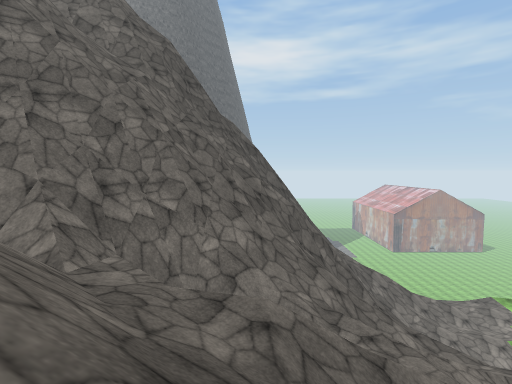
view 1 (above)

15 first-person views from a walk through a Unity game level. The camera is 1.2 m above the floor, tilts 4° down and sees 85° across. The floor is counted in squares, 2 m on a side. Each view is taken from the middle of a square. On the plan, view 1 faces up. The plan holds only what a view shows up to about 9 squares ahead; the rest is blank. The place goes on beyond the plan. Some surface patterns are stand-ins.

view 2
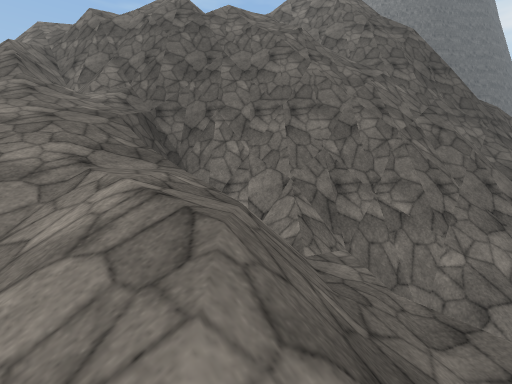

view 3
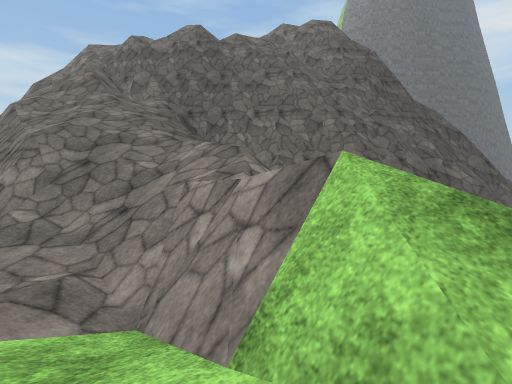

view 4
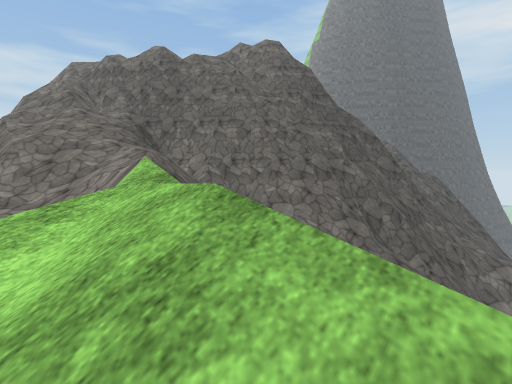

view 5
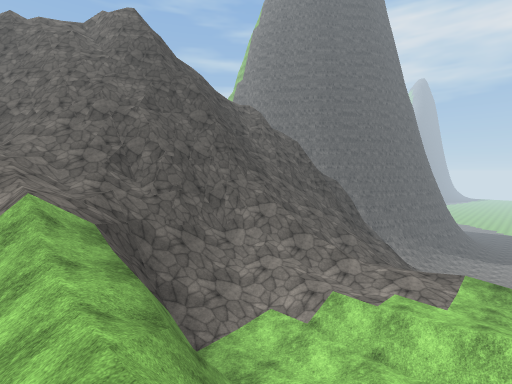

view 6
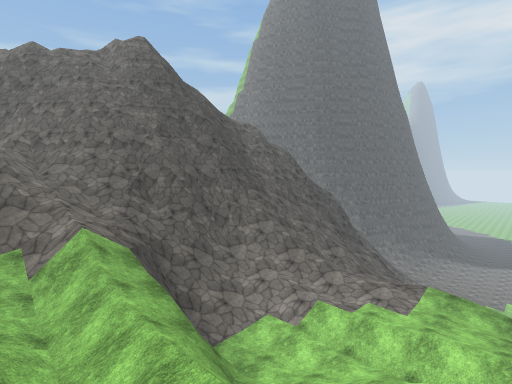

view 7
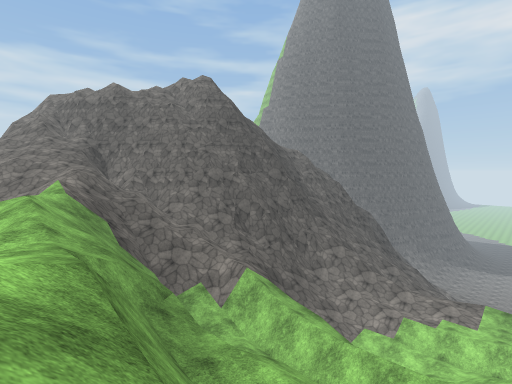

view 8
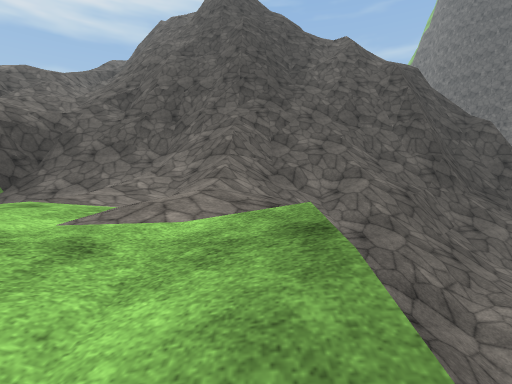

view 9
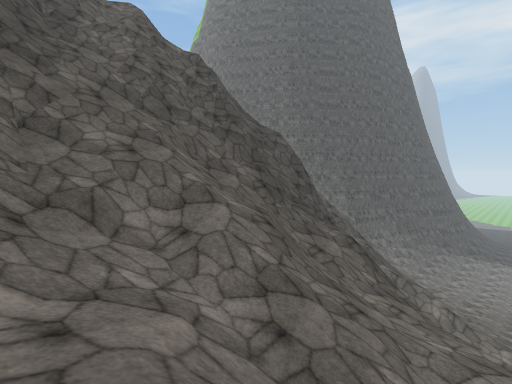

view 10
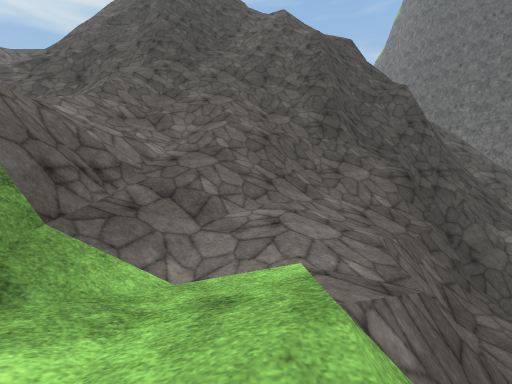

view 11
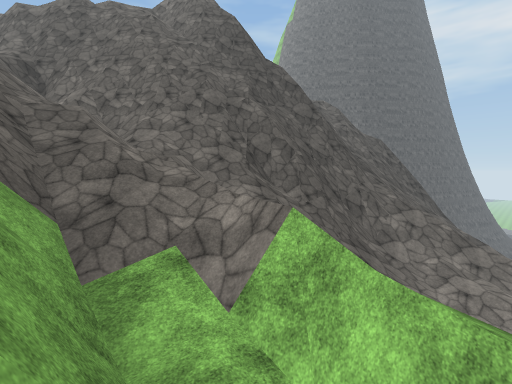

view 12
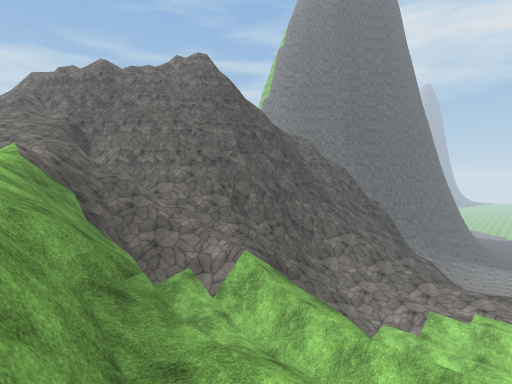

view 13
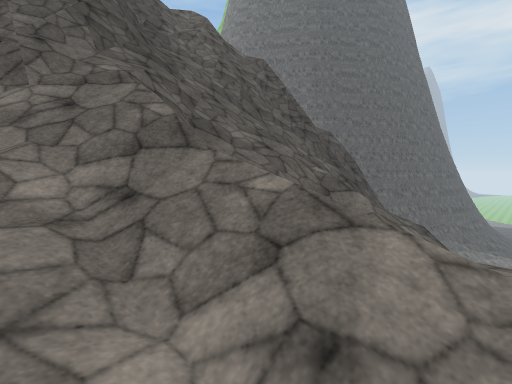

view 14
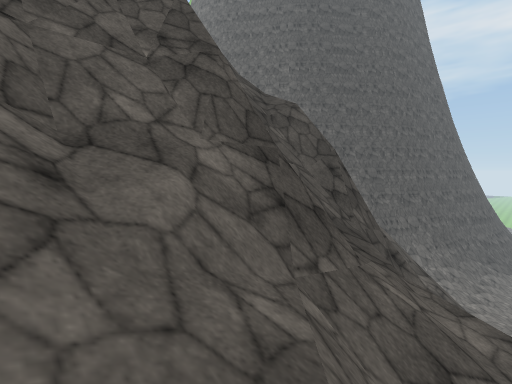

view 15
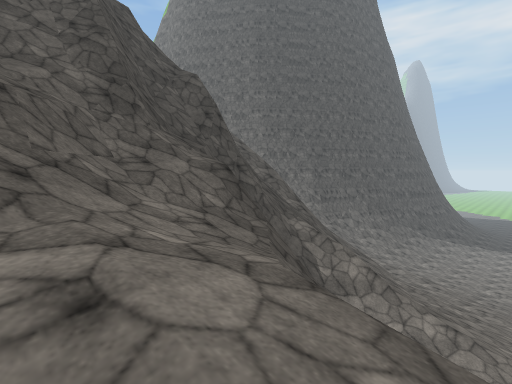

### Floor plan
Key: @ floor where view 1 was taken; # wall or solid block; . main floor; - floor 1 m lower than the main floor; : floor 2.25 m higher than the main floor; + floor 3 m higher than the main floor; _ floor 3.25 m lower than the main floor; < floor 8 m lower than the main floor; * floor 8 m higher than the main floor; % floor 8.75 m higher than the main floor; ( floor 10.5 m lower than the main floor; / step, stairs or slope; = window, fence, low wall or low ledge; v drop or lower ground.
Columns run from 10 left of view 1 to 12 right of it. Each row starts with its distance up from view 1.
 24                   //(
 23                  ////
 22              #=//////
 21              #/// ///
 20              ##/////<
 19               ###//</
 18               ## v
 17               #///=/
 16              ##=//=##
 15           ######=////
 14           ##=#=////___/
 13           #//////////_
 12           ##=##////##
 11            ###==//.....
 10             ###////....
  9             ##=///.....
  8            ###/////////
  7          ####==//---//
  6         ###=#////--///
  5        ###/////####=
  4     #####=/////////=/
  3   ###v#=//////////////
  2 ####/vv ///////+:/=/  /
  1  #=////////######///
  0  ==///////@vv=//==//
 -1  v/////////#/////###/
 -2       #//**/*///*%////

Positions as (right, up) in squares from view 1, and headings:
1: (0, 0), facing up
2: (0, 0), facing up-left
3: (2, -2), facing up-left
4: (5, -2), facing up-left
5: (11, 3), facing up-left
6: (12, 2), facing up-left
7: (11, -2), facing up-left
8: (12, 11), facing left
9: (9, 11), facing up-left
10: (12, 14), facing left
11: (7, 1), facing up-left
12: (10, -1), facing up-left
13: (8, 9), facing up-left
14: (6, 14), facing up-left
15: (10, 14), facing up-left
